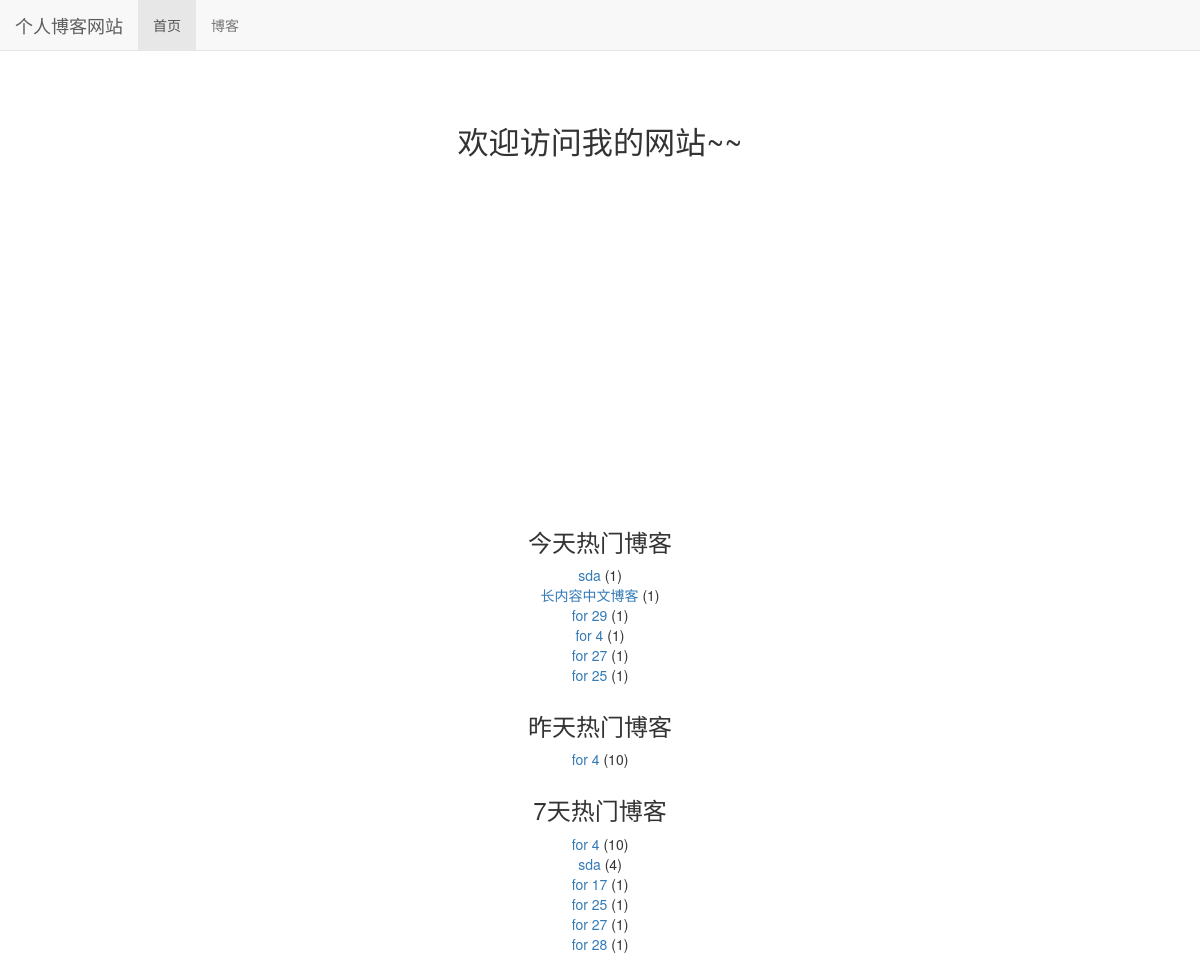
The page / on the database its author committed.
### read_statistics/models.py (models this page shows)
class ReadDetail(models.Model):
    date = models.DateField(default=timezone.now) # 时间
    read_num = models.IntegerField(default=0)
    content_type = models.ForeignKey(ContentType, on_delete=models.DO_NOTHING)
    object_id = models.PositiveIntegerField()
    content_object = GenericForeignKey('content_type', 'object_id')

### blog/models.py (models this page shows, shortened)
class Blog(models.Model,ReadNumExpandMethod):
    title = models.CharField(max_length=50)
    blog_type = models.ForeignKey(BlogType,on_delete=models.DO_NOTHING) # 删除博客对博客类型无影响  多对一
    content = RichTextUploadingField()
    author = models.ForeignKey(User,on_delete=models.DO_NOTHING)
    read_details = GenericRelation(ReadDetail) # 反向关联到ReadDetail    关联以后直接 blog.read_details.all()就能查看该博客所有readdetail
    created_time = models.DateTimeField(auto_now_add=True)
    last_updated_time = models.DateTimeField(auto_now=True)
    class Meta:
        ordering = ['-created_time']  # 按时间排序  最新的在最前

### mysite/views.py (the view)
# urls.py: 2. Add a URL to urlpatterns:  path('', views.home, name='home')
def home(request):
    blog_content_type = ContentType.objects.get_for_model(Blog) # 获得关联到Blog类型的 ContentType实例
    dates,read_nums = get_seven_days_read_date(blog_content_type)    # 获得前七天博客阅读的list
    hot_blogs_for_7_days = cache.get('hot_blogs_for_7_days')
    if hot_blogs_for_7_days is None:   # 如果获取不到 那么 得到None 需要重新计算
        hot_blogs_for_7_days = get_7_days_hot_blogs()
        cache.set('hot_blogs_for_7_days',hot_blogs_for_7_days,3) # 存放缓存  先是一个字典  然后是有效期(以s为单位)
    context={}
    context['read_nums'] = read_nums
    context['dates'] = dates
    context['today_hot_data'] = get_today_hot_data(blog_content_type) # 获取今天热门博客
    context['yesterday_hot_data'] = get_yesterday_hot_data(blog_content_type) # 获取昨天热门博客
    context['hot_blogs_for_7_days'] = hot_blogs_for_7_days # 获取7日内热门博客  已经按7天内阅读数之和排序
    return render_to_response('home.html',context)

### mysite/views.py (called while the page is built)
def get_7_days_hot_blogs():  # 获取前7天内热门博客
    today = timezone.now().date()
    date = today - datetime.timedelta(days=7)
    blogs = Blog.objects \
                .filter(read_details__date__lt=today, read_details__date__gte=date) \
                .values('id','title') \
                .annotate(read_num_sum=Sum('read_details__read_num')) \
                .order_by('-read_num_sum')
    return blogs[:7]

### read_statistics/utils.py (called while the page is built)
def get_seven_days_read_date(content_type):
    today = timezone.now().date()
    read_nums = []
    dates = []
    for i in range(7,0,-1):  # 获得今天以前前7天的数据
        date = today - datetime.timedelta(days=i)
        read_details = ReadDetail.objects.filter(content_type=content_type,date=date) # 得到所有该天被阅读的类型的次数
        result = read_details.aggregate(read_num_sum=Sum('read_num')) # 得到每天所有被访问的类型访问次数和 result['read_num_sum']是求出的和
        read_nums.append(result['read_num_sum'] or 0) # 如果没有数据 那么取和为 0
        dates.append(date.strftime('%m/%d')) # 把date变成字符串(格式化) 然后在添加到dates中
    return dates,read_nums

def get_today_hot_data(content_type): # 获取今天的热门博客
    today = timezone.now().date()
    read_details = ReadDetail.objects.filter(content_type=content_type,date=today).order_by('-read_num')# 先找出符合条件的ReadDetail 在由read_num 从大到小排序
    return read_details[:7] # 切片 取前7条

def get_yesterday_hot_data(content_type): # 获取昨天的热门博客
    today = timezone.now().date()
    yesterday = today -datetime.timedelta(days=1) # 今天 减一天 得到昨天
    read_details = ReadDetail.objects.filter(content_type=content_type,date=yesterday).order_by('-read_num')# 先找出符合条件的ReadDetail 在由read_num 从大到小排序
    return read_details[:7]

### templates/home.html (shortened to what this page needs)
{% extends 'base.html' %}
{% load staticfiles %}
{% block header_extends %}
    <link rel="stylesheet" href="{% static 'home.css' %}">
{% endblock %}
{% block nav_home_active %}
    active
{%endblock%}
{% block content %}
    <h3 class="home-content"> 欢迎访问我的网站~~</h3>
    <div id="container"></div>
    <div class="hot-data">
        <h3>今天热门博客</h3>
        <ul>
            {% for hot_data in today_hot_data %}
                <li><a href="{% url 'blog_detail' hot_data.content_object.pk %}">{{ hot_data.content_object.title }}</a>
                ({{ hot_data.read_num }})</li>
            {% empty %}
                <li>今天暂无热门博客</li>
            {% endfor %}
        </ul>
    </div>
    <div class="hot-data">
        <h3>昨天热门博客</h3>
        <ul>
            {% for hot_data in yesterday_hot_data %}
                <li><a href="{% url 'blog_detail' hot_data.content_object.pk %}">{{ hot_data.content_object.title }}</a>
                ({{ hot_data.read_num }})</li>
            {% empty %}
                <li>昨天暂无热门博客</li>
            {% endfor %}
        </ul>
    </div>
    <div class="hot-data">
        <h3>7天热门博客</h3>
        <ul>
            {% for hot_blog in hot_blogs_for_7_days %}
                <li><a href="{% url 'blog_detail' hot_blog.id %}">{{ hot_blog.title }}</a>
                ({{ hot_blog.read_num_sum }})</li>
            {% empty %}
                <li>7天内暂无热门博客</li>
            {% endfor %}
        </ul>
    </div>
{% endblock %}

### static/base.css (style rules this page uses)
* { margin: 0; padding: 0; }
body { margin-top: 70px!important; }
ul { list-style-type: none; }

### static/home.css (style rules this page uses)
h3.home-content { font-size: 222%; text-align: center; margin-top: 4em; margin-bottom: 2em; }
div#container { margin: 0 auto; height: 20em; min-width: 20em; max-width: 30em; }
div.hot-data { text-align: center; margin-top: 2em; }

### rows shown on the page
ReadDetail: content_object "sda", read_num "1"
ReadDetail: content_object "长内容中文博客", read_num "1"
ReadDetail: content_object "for 29", read_num "1"
ReadDetail: content_object "for 4", read_num "1"
ReadDetail: content_object "for 27", read_num "1"
ReadDetail: content_object "for 25", read_num "1"
ReadDetail: content_object "for 4", read_num "10"
Blog: title "for 4", read_num_sum "10"
Blog: title "for 25", read_num_sum "1"
Blog: title "for 27", read_num_sum "1"

### other values the page prints
{{ hot_blog.title }} "sda" "for 17" "for 28"
{{ hot_blog.read_num_sum }} "4" "1" "1"
